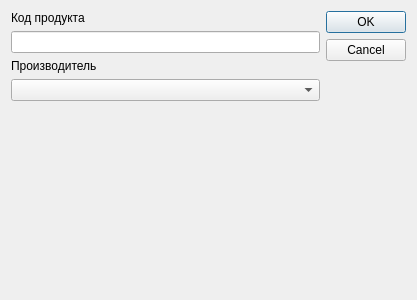
<?xml version="1.0" encoding="UTF-8"?>
<ui version="4.0">
 <class>DialogNewSummary</class>
 <widget class="QDialog" name="DialogNewSummary">
  <property name="geometry">
   <rect>
    <x>0</x>
    <y>0</y>
    <width>417</width>
    <height>300</height>
   </rect>
  </property>
  <property name="sizePolicy">
   <sizepolicy hsizetype="Expanding" vsizetype="Preferred">
    <horstretch>0</horstretch>
    <verstretch>0</verstretch>
   </sizepolicy>
  </property>
  <property name="windowTitle">
   <string>Dialog</string>
  </property>
  <layout class="QHBoxLayout" name="horizontalLayout">
   <item>
    <layout class="QVBoxLayout" name="verticalLayout">
     <item>
      <widget class="QLabel" name="label">
       <property name="text">
        <string>Код продукта</string>
       </property>
      </widget>
     </item>
     <item>
      <widget class="QLineEdit" name="inputCode"/>
     </item>
     <item>
      <widget class="QLabel" name="label_2">
       <property name="text">
        <string>Производитель</string>
       </property>
      </widget>
     </item>
     <item>
      <widget class="QComboBox" name="inputProducer">
       <property name="sizePolicy">
        <sizepolicy hsizetype="Expanding" vsizetype="Fixed">
         <horstretch>0</horstretch>
         <verstretch>0</verstretch>
        </sizepolicy>
       </property>
       <property name="sizeAdjustPolicy">
        <enum>QComboBox::AdjustToMinimumContentsLength</enum>
       </property>
      </widget>
     </item>
     <item>
      <spacer name="verticalSpacer">
       <property name="orientation">
        <enum>Qt::Vertical</enum>
       </property>
       <property name="sizeHint" stdset="0">
        <size>
         <width>20</width>
         <height>40</height>
        </size>
       </property>
      </spacer>
     </item>
    </layout>
   </item>
   <item>
    <widget class="QDialogButtonBox" name="buttonBox">
     <property name="orientation">
      <enum>Qt::Vertical</enum>
     </property>
     <property name="standardButtons">
      <set>QDialogButtonBox::Cancel|QDialogButtonBox::Ok</set>
     </property>
    </widget>
   </item>
  </layout>
 </widget>
 <resources/>
 <connections>
  <connection>
   <sender>buttonBox</sender>
   <signal>accepted()</signal>
   <receiver>DialogNewSummary</receiver>
   <slot>accept()</slot>
   <hints>
    <hint type="sourcelabel">
     <x>248</x>
     <y>254</y>
    </hint>
    <hint type="destinationlabel">
     <x>157</x>
     <y>274</y>
    </hint>
   </hints>
  </connection>
  <connection>
   <sender>buttonBox</sender>
   <signal>rejected()</signal>
   <receiver>DialogNewSummary</receiver>
   <slot>reject()</slot>
   <hints>
    <hint type="sourcelabel">
     <x>316</x>
     <y>260</y>
    </hint>
    <hint type="destinationlabel">
     <x>286</x>
     <y>274</y>
    </hint>
   </hints>
  </connection>
 </connections>
</ui>
